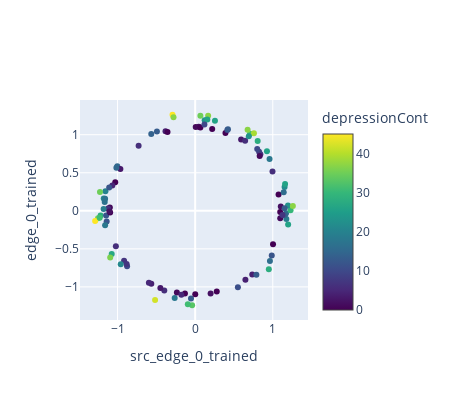

Write notebook code for a chart like this one.
### Code cell
original_radius = (data[["src_edge_0_trained","edge_0_trained"]]**2).sum(axis=1).pow(1/2)

epsilon = 0.1

new_radius = 2 * epsilon * (data["depressionCont"] - 1) / (data["depressionCont"].max() - data["depressionCont"].min()) + (1 + epsilon)
_data = data.copy()
_data["new_src_edge_0_trained"] = _data["src_edge_0_trained"]*new_radius/original_radius
_data["new_edge_0_trained"] = _data["edge_0_trained"]*new_radius/original_radius

fig = go.Figure()
fig.add_trace(
    go.Scatter(
        x = _data["new_src_edge_0_trained"],
        y = _data["new_edge_0_trained"],
        mode = "markers",
        marker = {
            "color": _data["depressionCont"],
            "colorbar": dict(
                title=dict(text="depressionCont")
            ),
            "colorscale": "Viridis"
        },
        
    )
)
fig.update_layout(
    width=450, height=400,
    xaxis_title="src_edge_0_trained",
    yaxis_title = "edge_0_trained"
)
fig.show()
